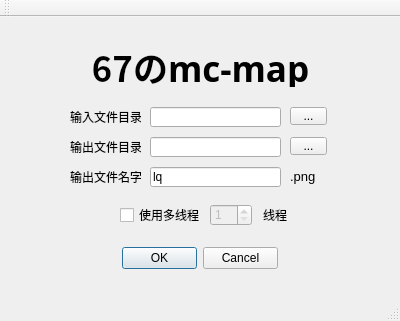
<?xml version="1.0" encoding="UTF-8"?>
<ui version="4.0">
 <class>MainWindow</class>
 <widget class="QMainWindow" name="MainWindow">
  <property name="geometry">
   <rect>
    <x>0</x>
    <y>0</y>
    <width>400</width>
    <height>321</height>
   </rect>
  </property>
  <property name="sizePolicy">
   <sizepolicy hsizetype="Fixed" vsizetype="Fixed">
    <horstretch>0</horstretch>
    <verstretch>0</verstretch>
   </sizepolicy>
  </property>
  <property name="windowTitle">
   <string>mc-map</string>
  </property>
  <widget class="QWidget" name="centralWidget">
   <widget class="QCheckBox" name="checkBox">
    <property name="geometry">
     <rect>
      <x>120</x>
      <y>190</y>
      <width>91</width>
      <height>16</height>
     </rect>
    </property>
    <property name="text">
     <string>使用多线程</string>
    </property>
   </widget>
   <widget class="QDialogButtonBox" name="buttonBox">
    <property name="geometry">
     <rect>
      <x>122</x>
      <y>230</y>
      <width>156</width>
      <height>23</height>
     </rect>
    </property>
    <property name="inputMethodHints">
     <set>Qt::ImhNone</set>
    </property>
    <property name="standardButtons">
     <set>QDialogButtonBox::Cancel|QDialogButtonBox::Ok</set>
    </property>
   </widget>
   <widget class="QLabel" name="label_thread">
    <property name="geometry">
     <rect>
      <x>263</x>
      <y>190</y>
      <width>31</width>
      <height>16</height>
     </rect>
    </property>
    <property name="text">
     <string>线程</string>
    </property>
   </widget>
   <widget class="QSpinBox" name="spinBox_thread">
    <property name="enabled">
     <bool>false</bool>
    </property>
    <property name="geometry">
     <rect>
      <x>210</x>
      <y>187</y>
      <width>42</width>
      <height>22</height>
     </rect>
    </property>
    <property name="minimum">
     <number>1</number>
    </property>
    <property name="value">
     <number>1</number>
    </property>
   </widget>
   <widget class="QToolButton" name="toolButton_input">
    <property name="geometry">
     <rect>
      <x>290</x>
      <y>90</y>
      <width>37</width>
      <height>18</height>
     </rect>
    </property>
    <property name="text">
     <string>...</string>
    </property>
   </widget>
   <widget class="QToolButton" name="toolButton_output">
    <property name="geometry">
     <rect>
      <x>290</x>
      <y>120</y>
      <width>37</width>
      <height>18</height>
     </rect>
    </property>
    <property name="text">
     <string>...</string>
    </property>
   </widget>
   <widget class="QLineEdit" name="lineEdit_input">
    <property name="geometry">
     <rect>
      <x>150</x>
      <y>90</y>
      <width>131</width>
      <height>20</height>
     </rect>
    </property>
    <property name="readOnly">
     <bool>false</bool>
    </property>
   </widget>
   <widget class="QLineEdit" name="lineEdit_output">
    <property name="geometry">
     <rect>
      <x>150</x>
      <y>120</y>
      <width>131</width>
      <height>20</height>
     </rect>
    </property>
    <property name="readOnly">
     <bool>false</bool>
    </property>
   </widget>
   <widget class="QLabel" name="label_input">
    <property name="geometry">
     <rect>
      <x>70</x>
      <y>90</y>
      <width>71</width>
      <height>20</height>
     </rect>
    </property>
    <property name="text">
     <string>输入文件目录</string>
    </property>
   </widget>
   <widget class="QLabel" name="label_output">
    <property name="geometry">
     <rect>
      <x>70</x>
      <y>120</y>
      <width>71</width>
      <height>20</height>
     </rect>
    </property>
    <property name="text">
     <string>输出文件目录</string>
    </property>
   </widget>
   <widget class="QLabel" name="label_title">
    <property name="geometry">
     <rect>
      <x>70</x>
      <y>29</y>
      <width>261</width>
      <height>41</height>
     </rect>
    </property>
    <property name="font">
     <font>
      <family>华康俪金黑W8(P)</family>
      <pointsize>26</pointsize>
      <weight>75</weight>
      <bold>true</bold>
     </font>
    </property>
    <property name="text">
     <string>67のmc-map</string>
    </property>
    <property name="alignment">
     <set>Qt::AlignCenter</set>
    </property>
    <property name="wordWrap">
     <bool>false</bool>
    </property>
    <property name="indent">
     <number>-1</number>
    </property>
   </widget>
   <widget class="QLineEdit" name="lineEdit">
    <property name="geometry">
     <rect>
      <x>150</x>
      <y>150</y>
      <width>131</width>
      <height>20</height>
     </rect>
    </property>
    <property name="text">
     <string>lq</string>
    </property>
   </widget>
   <widget class="QLabel" name="label">
    <property name="geometry">
     <rect>
      <x>70</x>
      <y>150</y>
      <width>71</width>
      <height>20</height>
     </rect>
    </property>
    <property name="text">
     <string>输出文件名字</string>
    </property>
   </widget>
   <widget class="QLabel" name="label_2">
    <property name="geometry">
     <rect>
      <x>290</x>
      <y>149</y>
      <width>31</width>
      <height>20</height>
     </rect>
    </property>
    <property name="font">
     <font>
      <pointsize>10</pointsize>
      <weight>50</weight>
      <bold>false</bold>
     </font>
    </property>
    <property name="text">
     <string>.png</string>
    </property>
    <property name="alignment">
     <set>Qt::AlignLeading|Qt::AlignLeft|Qt::AlignVCenter</set>
    </property>
   </widget>
  </widget>
  <widget class="QToolBar" name="mainToolBar">
   <property name="enabled">
    <bool>true</bool>
   </property>
   <attribute name="toolBarArea">
    <enum>TopToolBarArea</enum>
   </attribute>
   <attribute name="toolBarBreak">
    <bool>false</bool>
   </attribute>
  </widget>
  <widget class="QStatusBar" name="statusBar">
   <property name="enabled">
    <bool>true</bool>
   </property>
  </widget>
  <widget class="QMenuBar" name="menuBar">
   <property name="geometry">
    <rect>
     <x>0</x>
     <y>0</y>
     <width>400</width>
     <height>23</height>
    </rect>
   </property>
  </widget>
 </widget>
 <layoutdefault spacing="6" margin="11"/>
 <resources/>
 <connections>
  <connection>
   <sender>checkBox</sender>
   <signal>toggled(bool)</signal>
   <receiver>spinBox_thread</receiver>
   <slot>setEnabled(bool)</slot>
   <hints>
    <hint type="sourcelabel">
     <x>153</x>
     <y>212</y>
    </hint>
    <hint type="destinationlabel">
     <x>218</x>
     <y>212</y>
    </hint>
   </hints>
  </connection>
  <connection>
   <sender>buttonBox</sender>
   <signal>rejected()</signal>
   <receiver>MainWindow</receiver>
   <slot>close()</slot>
   <hints>
    <hint type="sourcelabel">
     <x>187</x>
     <y>256</y>
    </hint>
    <hint type="destinationlabel">
     <x>199</x>
     <y>149</y>
    </hint>
   </hints>
  </connection>
 </connections>
</ui>
